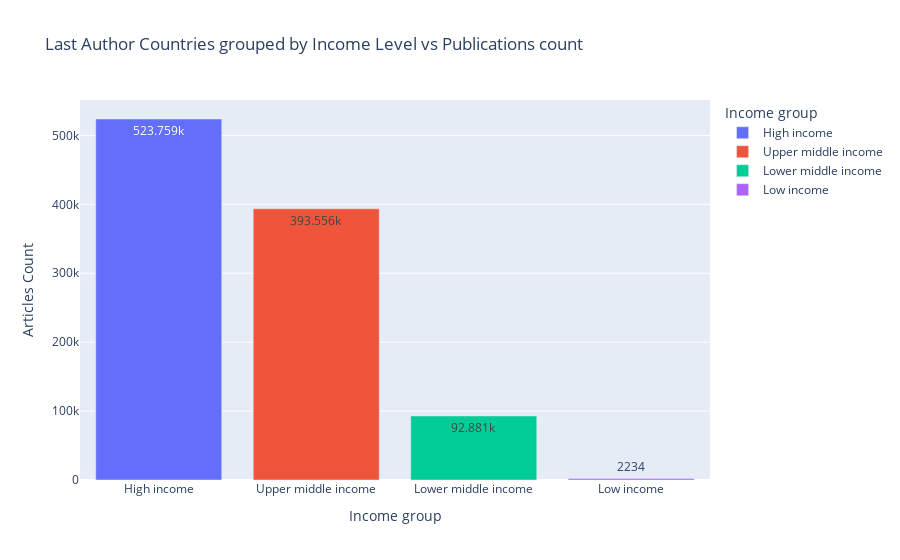

The notebook cell saved with this chart:
### Code cell
fig=px.bar(last_aut_ctry_Income_grp, x=last_aut_ctry_Income_grp.index, y='Articles Count', color=last_aut_ctry_Income_grp.index, text_auto=True,
           title='Last Author Countries grouped by Income Level vs Publications count',)
fig.show()

### Figure 1 — Plotly figure (JSON) as saved in the notebook; plotly's stock layout.template omitted (floating-point values rounded to 4 significant figures)
{"data": [{"alignmentgroup": "True", "hovertemplate": "Income group=%{x}<br>Articles Count=%{y}<extra></extra>", "legendgroup": "High income", "marker": {"color": "#636efa", "pattern": {"shape": ""}}, "name": "High income", "offsetgroup": "High income", "orientation": "v", "showlegend": true, "textposition": "auto", "texttemplate": "%{y}", "type": "bar", "x": ["High income"], "xaxis": "x", "y": [523759], "yaxis": "y"}, {"alignmentgroup": "True", "hovertemplate": "Income group=%{x}<br>Articles Count=%{y}<extra></extra>", "legendgroup": "Upper middle income", "marker": {"color": "#EF553B", "pattern": {"shape": ""}}, "name": "Upper middle income", "offsetgroup": "Upper middle income", "orientation": "v", "showlegend": true, "textposition": "auto", "texttemplate": "%{y}", "type": "bar", "x": ["Upper middle income"], "xaxis": "x", "y": [393556], "yaxis": "y"}, {"alignmentgroup": "True", "hovertemplate": "Income group=%{x}<br>Articles Count=%{y}<extra></extra>", "legendgroup": "Lower middle income", "marker": {"color": "#00cc96", "pattern": {"shape": ""}}, "name": "Lower middle income", "offsetgroup": "Lower middle income", "orientation": "v", "showlegend": true, "textposition": "auto", "texttemplate": "%{y}", "type": "bar", "x": ["Lower middle income"], "xaxis": "x", "y": [92881], "yaxis": "y"}, {"alignmentgroup": "True", "hovertemplate": "Income group=%{x}<br>Articles Count=%{y}<extra></extra>", "legendgroup": "Low income", "marker": {"color": "#ab63fa", "pattern": {"shape": ""}}, "name": "Low income", "offsetgroup": "Low income", "orientation": "v", "showlegend": true, "textposition": "auto", "texttemplate": "%{y}", "type": "bar", "x": ["Low income"], "xaxis": "x", "y": [2234], "yaxis": "y"}], "layout": {"barmode": "relative", "legend": {"title": {"text": "Income group"}, "tracegroupgap": 0}, "title": {"text": "Last Author Countries grouped by Income Level vs Publications count"}, "xaxis": {"anchor": "y", "categoryarray": ["High income", "Upper middle income", "Lower middle income", "Low income"], "categoryorder": "array", "domain": [0, 1], "title": {"text": "Income group"}}, "yaxis": {"anchor": "x", "domain": [0, 1], "title": {"text": "Articles Count"}}}}
